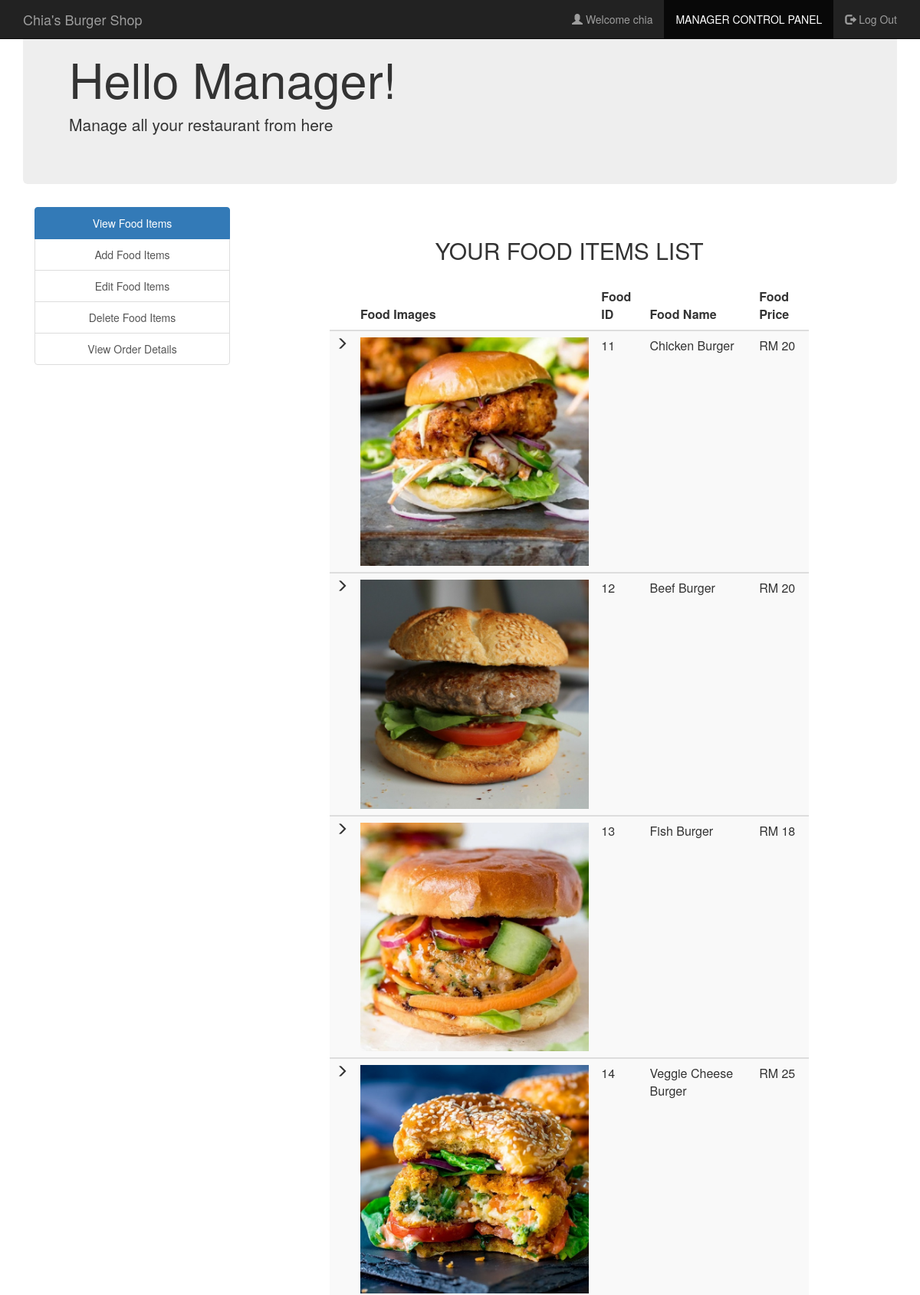
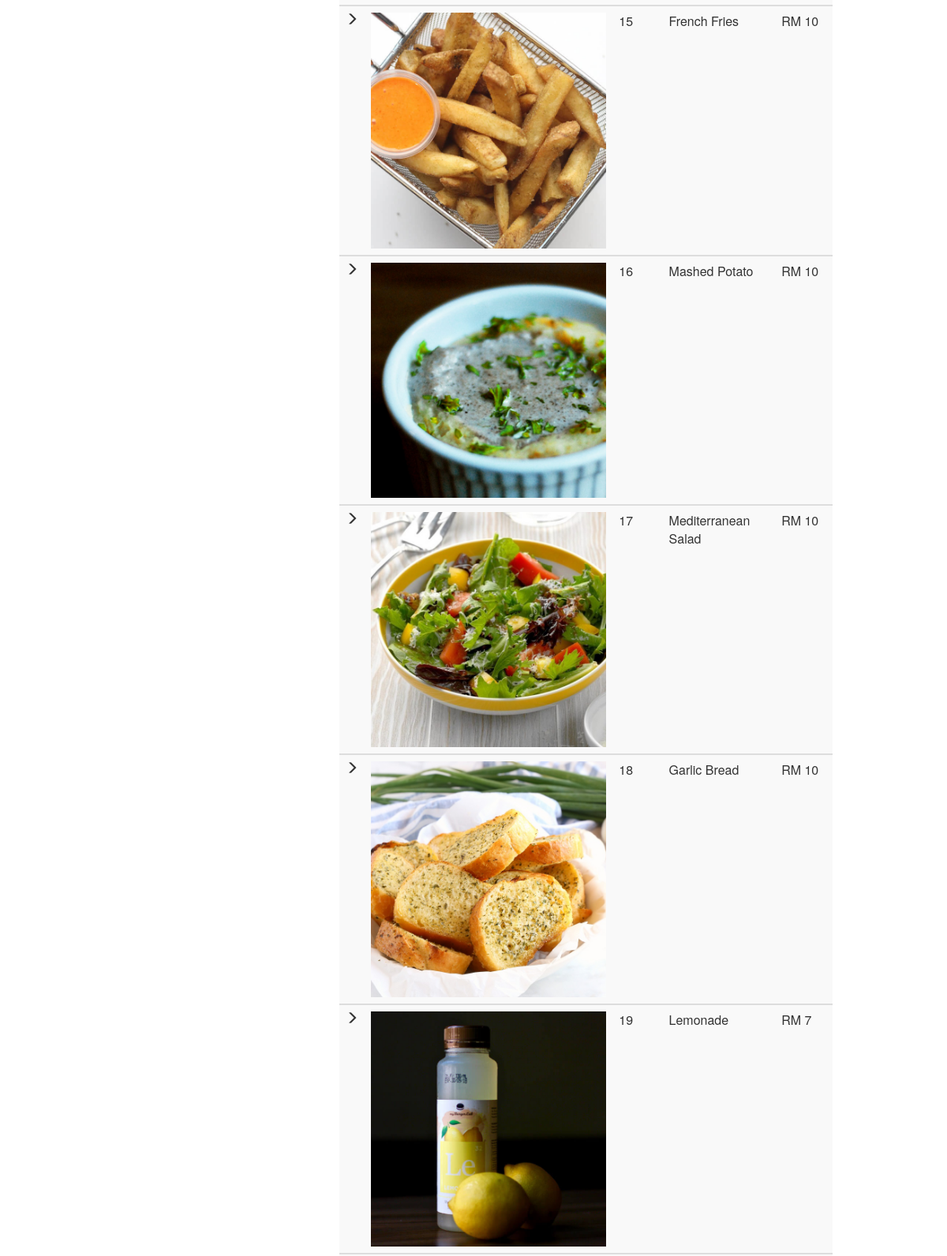
/manager.php (signed in, upper part), run on the app's committed database (2 pictures, top to bottom).
### tables this page shows
CREATE TABLE `food` (
  `food_id` int(30) NOT NULL,
  `food_name` varchar(30) NOT NULL,
  `food_price` int(30) NOT NULL,
  `images_path` varchar(200) NOT NULL,
  `options` varchar(10) NOT NULL DEFAULT 'Enable',
  `manager_id_fk` int(10) NOT NULL
);

### manager.php (the view, shortened to what this page needs)
<?php
include('config.php');
?>
<html>
    <head>
    </head>
    <link rel="stylesheet" href="http://maxcdn.bootstrapcdn.com/bootstrap/3.3.5/css/bootstrap.min.css">
    <body>
    	<nav class="navbar navbar-inverse navbar-fixed-top navigation-clean-search" role="navigation">
      <div class="container">
        <div class="navbar-header">
          <a class="navbar-brand" href="manager.php">Chia's Burger Shop</a>
        </div>
        <div class="collapse navbar-collapse " id="myNavbar">
    	<ul class="nav navbar-nav navbar-right">
            <li><a href="manager.php"><span class="glyphicon glyphicon-user"></span> Welcome <?php echo $_SESSION['manager_name']; ?> </a></li>
            <li class="active"> <a href="manager.php">MANAGER CONTROL PANEL</a></li>
            <li><a href="logout.php"><span class="glyphicon glyphicon-log-out"></span> Log Out </a></li>
          </ul>
        </div>
    </nav>
<div class="container">
    <div class="jumbotron">
     <h1>Hello Manager! </h1>
     <p>Manage all your restaurant from here</p>
    </div>
    </div>
<div class="container">
    	<div class="col-xs-3" style="text-align: center;">
    	<div class="list-group">
    		<a href="manager.php" class="list-group-item active">View Food Items</a>
    		<a href="addfooditem.php" class="list-group-item ">Add Food Items</a>
    		<a href="editfooditem.php" class="list-group-item ">Edit Food Items</a>
    		<a href="deletefooditem.php" class="list-group-item ">Delete Food Items</a>
        <a href="vieworderdetail.php" class="list-group-item ">View Order Details</a>
    	</div>
    </div>
    <div class="col-xs-9">
      <div class="form-area" style="padding: 0px 100px 100px 100px;">
        <form action="" method="POST">
        <br style="clear: both">
          <h3 style="margin-bottom: 25px; text-align: center; font-size: 30px;"> YOUR FOOD ITEMS LIST </h3>
<?php
$sql = "SELECT * FROM food WHERE options = 'Enable' ORDER BY food_id";
$result = mysqli_query($con, $sql);
if (mysqli_num_rows($result) > 0)
{
  ?>
  <table class="table table-striped">
    <thead class="thead-dark">
      <tr>
        <th>  </th>
        <th> Food Images</th>
        <th> Food ID </th>
        <th> Food Name </th>
        <th> Food Price </th>
      </tr>
    </thead>
    <?PHP
      while($row = mysqli_fetch_assoc($result)){
    ?>
  <tbody>
    <tr>
      <td> <span class="glyphicon glyphicon-menu-right"></span> </td>
      <td><img src="<?php echo $row["images_path"]; ?>" class="img-responsive"></td>
      <td><?php echo $row["food_id"]; ?></td>
      <td><?php echo $row["food_name"]; ?></td>
      <td>RM <?php echo $row["food_price"]; ?></td>
    </tr>
  </tbody>
  <?php } ?>
  </table>
    <br>
  <?php } else { ?>
  <h4><center>0 RESULTS</center> </h4>
  <?php } ?>
        </form>
        </div>
    </div>
</div>
<br>
<br>
<br>
<br>
  </body>
</html>

### data on the page
food: images_path (picture), food_id "11", food_name "Chicken Burger", food_price "20"
food: images_path (picture), food_id "12", food_name "Beef Burger", food_price "20"
food: images_path (picture), food_id "13", food_name "Fish Burger", food_price "18"
food: images_path (picture), food_id "14", food_name "Veggie Cheese Burger", food_price "25"
food: images_path (picture), food_id "15", food_name "French Fries", food_price "10"
food: images_path (picture), food_id "16", food_name "Mashed Potato", food_price "10"
food: images_path (picture), food_id "17", food_name "Mediterranean Salad", food_price "10"
food: images_path (picture), food_id "18", food_name "Garlic Bread", food_price "10"
food: images_path (picture), food_id "19", food_name "Lemonade", food_price "7"

### other printed values
$_SESSION['manager_name'] "chia"
